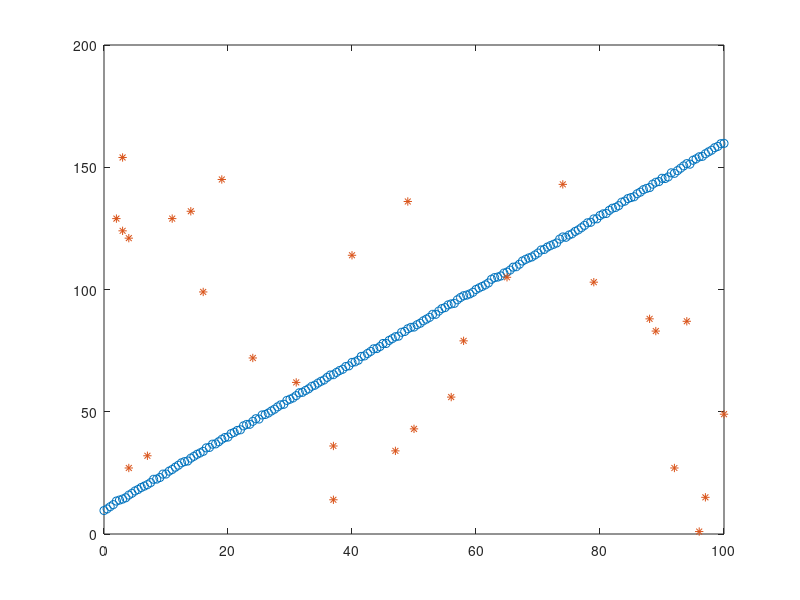
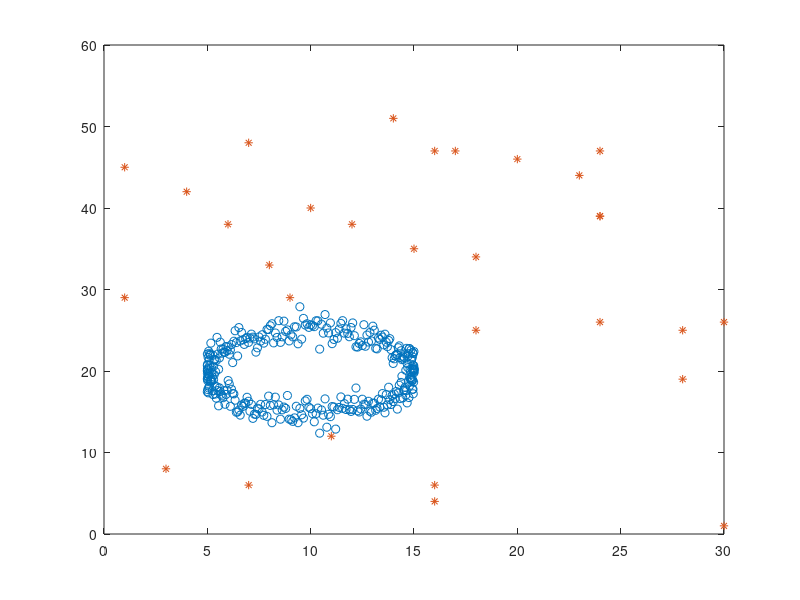

The MATLAB script that drew these images, in order:
% GCT722 
% 20164332 KWANGGUN SEO
% 2017 Sept 15 
% RANSAC data generation for line and circle

%% Line point
clc
clear
% generate points
slope = 1.5;
b = 10;
x = 0:0.5:100;
y = slope * x + b;

% generate noise
noise = randi(100,1,201)/100-0.5;
y = y + noise;


% generate outliers
maxX= floor(max(x));
maxY= floor(max(y));

numOutlier = 30;
outlierX = randi(maxX, 1, numOutlier);
outlierY = randi(maxY, 1, numOutlier);

figure, plot(x,y,'o',outlierX,outlierY,'*')


%% Circle point
clc
clear

% generate points
centerX = 10;
centerY = 20;
radius = 5;

step = 2*pi/360;
phase = 0:step:2*pi;

x = radius*cos(phase) + centerX;
y = radius*sin(phase) + centerY;

% generate noise
noise = normrnd(0,1,[1,length(y)]);
y = y+noise;

% generate outliers
maxX= floor(max(x));
maxY= floor(max(y));

numOutlier = 30;
outlierX = randi(maxX*2, 1, numOutlier);
outlierY = randi(maxY*2, 1, numOutlier);

figure, plot(x,y,'o',outlierX,outlierY,'*')


